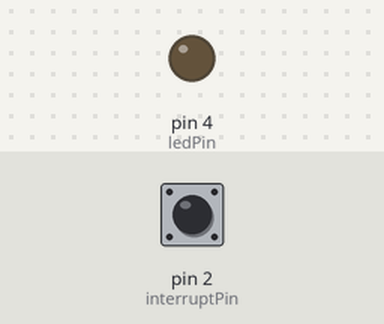
Simulated run of this sketch. Board: Arduino Uno, built with avr-gcc and run on an emulated ATmega328P. On the bench: output pins drawn as LEDs (lit = HIGH). The test bench sets the inputs (shaded band); at power-on: pin 2 (interruptPin) HIGH.

Above: at 1.2 s.
1.3 s: pin 2 (interruptPin) pulled LOW for 0.15 s
At 2.6 s:
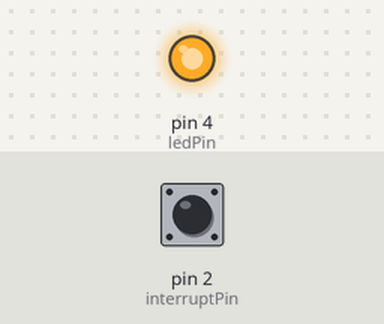
2.9 s: pin 2 (interruptPin) pulled LOW for 1 s
At 5.1 s:
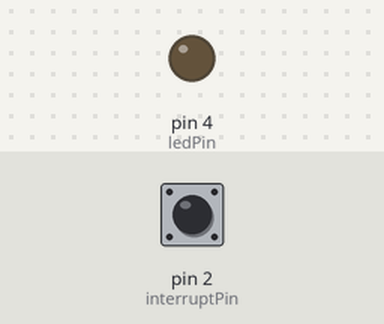
5.4 s: pin 2 (interruptPin) pulled LOW for 3.2 s
At 10.0 s:
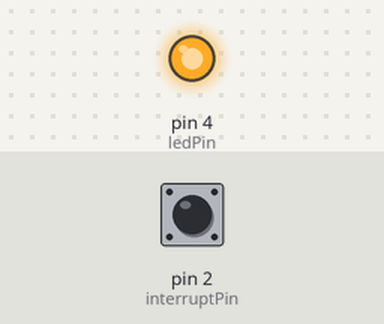
Timing chart, 0 to 11.5 s (numbered marks = the images above; inputs shaded):
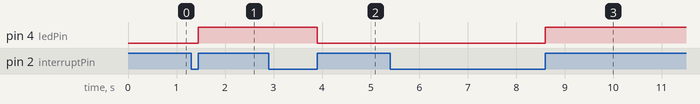

Measured:
- after the input at 1.3 s, pin 4 (ledPin): LOW → HIGH after 0.15 s
- after the input at 2.9 s, pin 4 (ledPin): HIGH → LOW after 1.0 s
- after the input at 5.4 s, pin 4 (ledPin): LOW → HIGH after 3.2 s

The sketch:

interruptMedKnap.ino
```cpp
const uint8_t ledPin = 4;
const uint8_t interruptPin = 2;  // input pin that the interruption will be attached to
volatile uint8_t state = LOW;  // variable that will be updated in the ISR

void setup() {
  pinMode(ledPin, OUTPUT);
  pinMode(interruptPin, INPUT_PULLUP);
  attachInterrupt(digitalPinToInterrupt(interruptPin), blink, RISING);
}

void loop() {
  delay(2000);
}

void blink() {
  state = !state;
  digitalWrite(ledPin, state);
}
```
